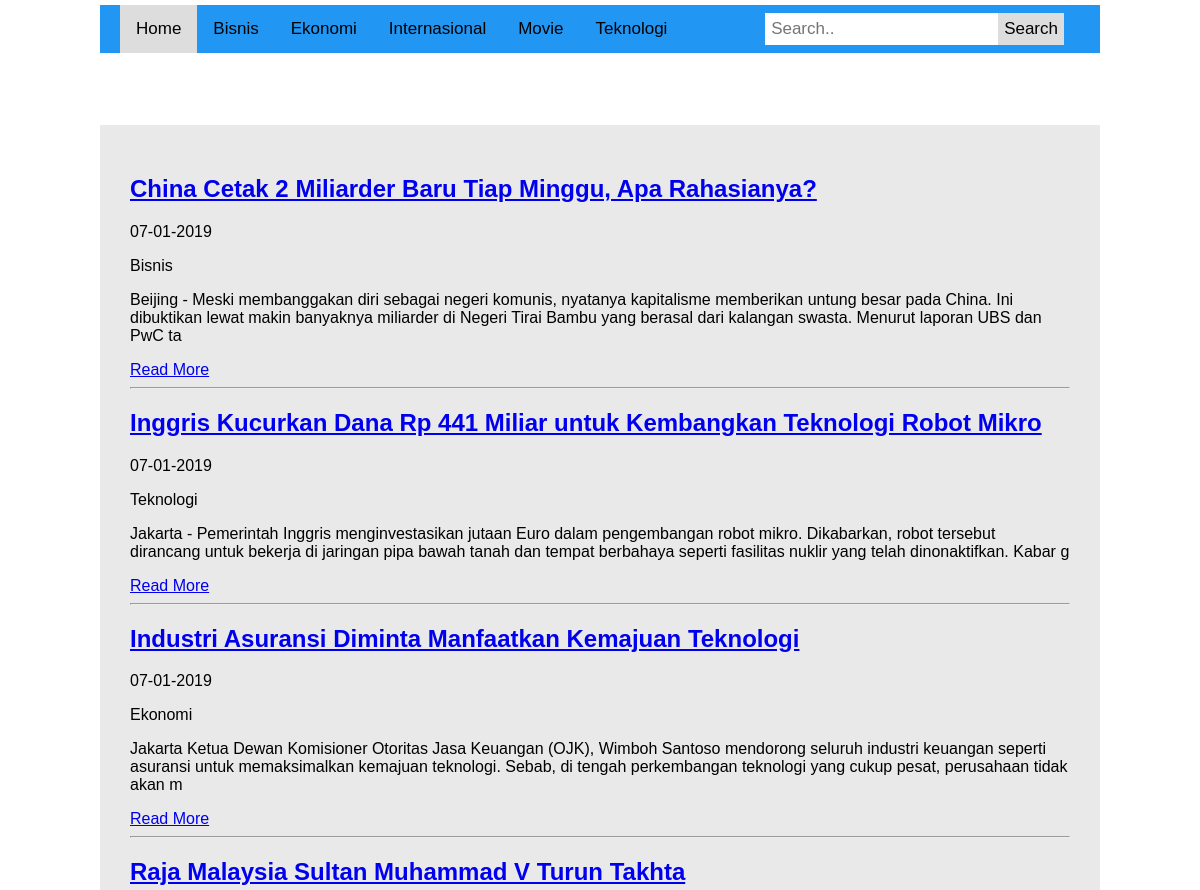
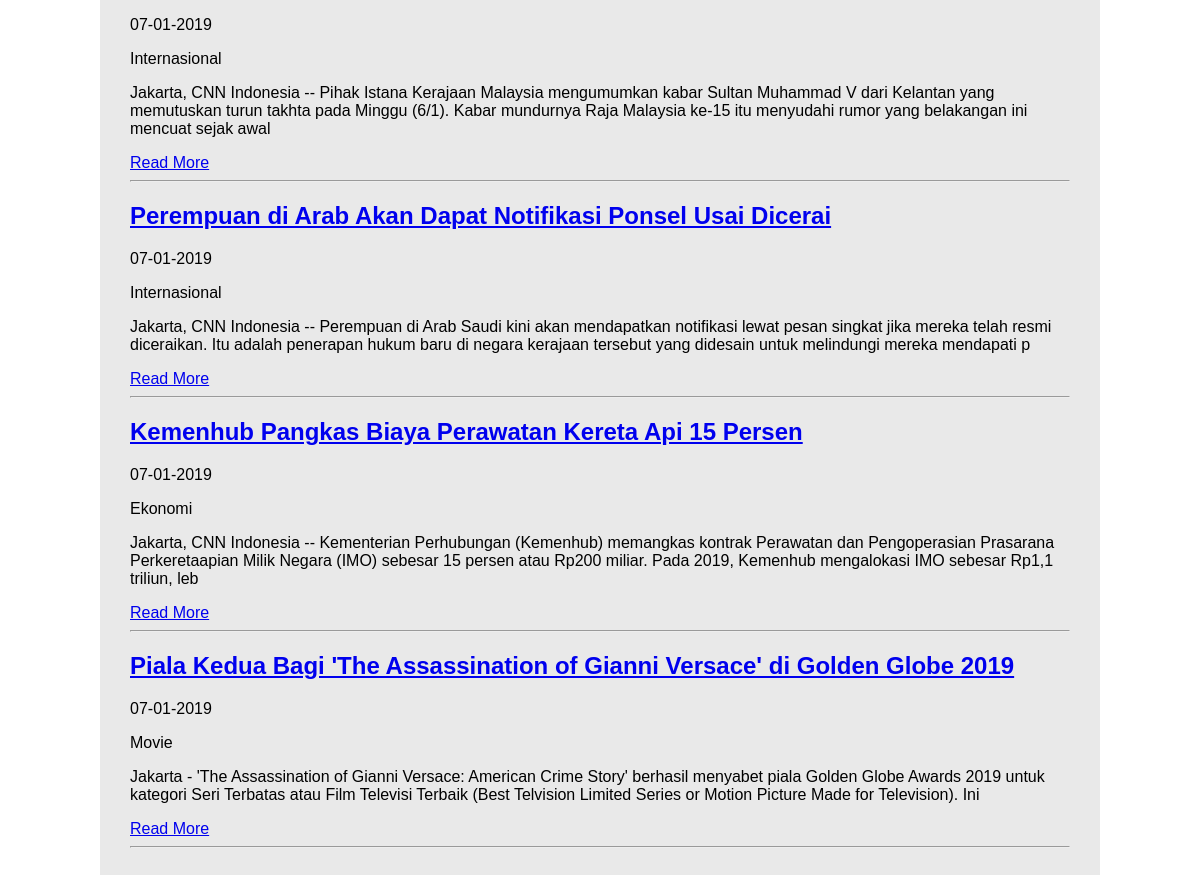
The page / on the database its author committed (2 pictures, top to bottom).
### tables this page shows
CREATE TABLE `berita` (
  `id_berita` int(5) NOT NULL,
  `judul_berita` varchar(100) NOT NULL,
  `tanggal` varchar(30) NOT NULL,
  `isi_berita` text NOT NULL,
  `kategori` varchar(50) NOT NULL
);

### index.php (the view, shortened to what this page needs)
<!DOCTYPE html>
<html lang="en">
<head>
    <link rel="stylesheet" href="css/css.css">
</head>
<body>
<div class="topnav">
<a class="active" href="index.php">Home</a>
  <a href="news_bisnis.php">Bisnis</a>
  <a class="" href="news_ekonomi.php">Ekonomi</a>
  <a href="news_internasional.php">Internasional</a>
  <a href="news_movie.php">Movie</a>
  <a href="news_teknologi.php">Teknologi</a>
  <div class="search-container">
    <form action="" method="POST">
      <input type="text" name="kata" placeholder="Search..">
      <button type="submit" name="cari">Search</button>
    </form>
  </div>
</div>
<?php include("search.php"); ?>
<div class="container">
<table>
<?php
    $sql = "SELECT * FROM berita ORDER BY id_berita DESC";
    $stmt = $db -> prepare($sql);
    $stmt -> execute();
    $data = $stmt -> rowCount();
    if($data==0){
        echo "tidak ada berita";
    }else{
        while($data = $stmt -> fetch(PDO::FETCH_ASSOC)){
            ?>
            <h2><a href="detailberita.php?detail=<?php echo $data['id_berita']; ?>"><?php echo $data['judul_berita'];?></a></h2>
            <p><?php echo $data['tanggal'];?></p>
            <p><?php echo $data['kategori'];?></p>
            <p><?php echo substr($data['isi_berita'],0,250); ?></p>
            <a href="detailberita.php?detail=<?php echo $data['id_berita']; ?>">Read More</a>
            <hr>
            <?php
        }
    }
    ?>
</table>
</div>
</body>
</html>

### search.php (shortened to what this page needs)
<br>
<br>
<br>
<br>

### css/css.css (style rules this page uses)
.container { padding: 30px 30px; background-color: #e9e9e9; }
* { box-sizing: border-box; }
h1, h2, h3, h4, p { font-family: Arial, Helvetica, sans-serif; }
body { margin: 5px 100px; font-family: Arial, Helvetica, sans-serif; }
.topnav { padding: 0 20px; overflow: hidden; background-color: #2196F3; }
.topnav a { float: left; display: block; color: black; text-align: center; padding: 14px 16px; text-decoration: none; font-size: 17px; }
.topnav a.active { background-color: #ddd; color: black; }
.topnav .search-container { float: right; }
.topnav input[type=text] { padding: 6px; margin-top: 8px; font-size: 17px; border: none; }
.topnav .search-container button { float: right; padding: 6px; margin-top: 8px; margin-right: 16px; background: #ddd; font-size: 17px; border: none; cursor: pointer; }

### rows shown on the page
berita: judul_berita "China Cetak 2 Miliarder Baru Tiap Minggu, Apa Rahasianya?", tanggal "07-01-2019", kategori "Bisnis", isi_berita "Beijing - Meski membanggakan diri sebagai negeri komunis, nyatanya kapitalisme memberikan untung besar pada China. Ini dibuktikan lewat makin banyaknya miliarder di Negeri Tirai Bambu yang berasal dari kalangan swasta. Menurut laporan UBS dan PwC ta"
berita: judul_berita "Inggris Kucurkan Dana Rp 441 Miliar untuk Kembangkan Teknologi Robot Mikro", tanggal "07-01-2019", kategori "Teknologi", isi_berita "Jakarta - Pemerintah Inggris menginvestasikan jutaan Euro dalam pengembangan robot mikro. Dikabarkan, robot tersebut dirancang untuk bekerja di jaringan pipa bawah tanah dan tempat berbahaya seperti fasilitas nuklir yang telah dinonaktifkan. Kabar g"
berita: judul_berita "Industri Asuransi Diminta Manfaatkan Kemajuan Teknologi", tanggal "07-01-2019", kategori "Ekonomi", isi_berita "Jakarta Ketua Dewan Komisioner Otoritas Jasa Keuangan (OJK), Wimboh Santoso mendorong seluruh industri keuangan seperti asuransi untuk memaksimalkan kemajuan teknologi. Sebab, di tengah perkembangan teknologi yang cukup pesat, perusahaan tidak akan m"
berita: judul_berita "Raja Malaysia Sultan Muhammad V Turun Takhta", tanggal "07-01-2019", kategori "Internasional", isi_berita "Jakarta, CNN Indonesia -- Pihak Istana Kerajaan Malaysia mengumumkan kabar Sultan Muhammad V dari Kelantan yang memutuskan turun takhta pada Minggu (6/1). Kabar mundurnya Raja Malaysia ke-15 itu menyudahi rumor yang belakangan ini mencuat sejak awal"
berita: judul_berita "Perempuan di Arab Akan Dapat Notifikasi Ponsel Usai Dicerai", tanggal "07-01-2019", kategori "Internasional", isi_berita "Jakarta, CNN Indonesia -- Perempuan di Arab Saudi kini akan mendapatkan notifikasi lewat pesan singkat jika mereka telah resmi diceraikan. Itu adalah penerapan hukum baru di negara kerajaan tersebut yang didesain untuk melindungi mereka mendapati p"
berita: judul_berita "Kemenhub Pangkas Biaya Perawatan Kereta Api 15 Persen", tanggal "07-01-2019", kategori "Ekonomi", isi_berita "Jakarta, CNN Indonesia -- Kementerian Perhubungan (Kemenhub) memangkas kontrak Perawatan dan Pengoperasian Prasarana Perkeretaapian Milik Negara (IMO) sebesar 15 persen atau Rp200 miliar. Pada 2019, Kemenhub mengalokasi IMO sebesar Rp1,1 triliun, leb"
berita: judul_berita "Piala Kedua Bagi 'The Assassination of Gianni Versace' di Golden Globe 2019", tanggal "07-01-2019", kategori "Movie", isi_berita "Jakarta - 'The Assassination of Gianni Versace: American Crime Story' berhasil menyabet piala Golden Globe Awards 2019 untuk kategori Seri Terbatas atau Film Televisi Terbaik (Best Telvision Limited Series or Motion Picture Made for Television). Ini"
